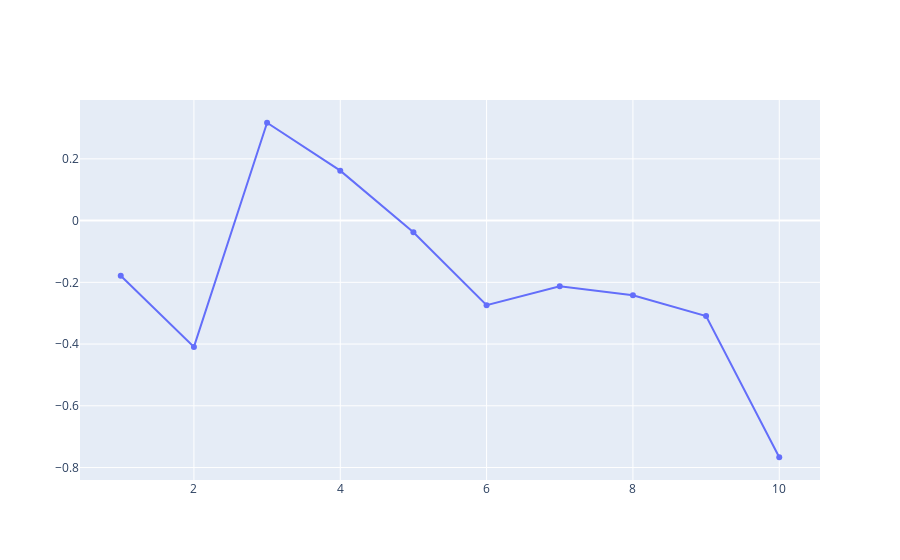

Here is the notebook cell this chart was saved with:
### Code cell
import plotly.graph_objects as go

fig = go.Figure()
fig.add_trace(go.Scatter(x=np.arange(1, len(ar.memory)+1), y=ar.memory))

### Figure 1 — Plotly figure (JSON) as saved in the notebook; plotly's stock layout.template omitted (floating-point values rounded to 4 significant figures)
{"data": [{"type": "scatter", "x": [1, 2, 3, 4, 5, 6, 7, 8, 9, 10], "y": [-0.1784, -0.4092, 0.3169, 0.1618, -0.03798, -0.2742, -0.2129, -0.2416, -0.309, -0.7666]}], "layout": {}}
